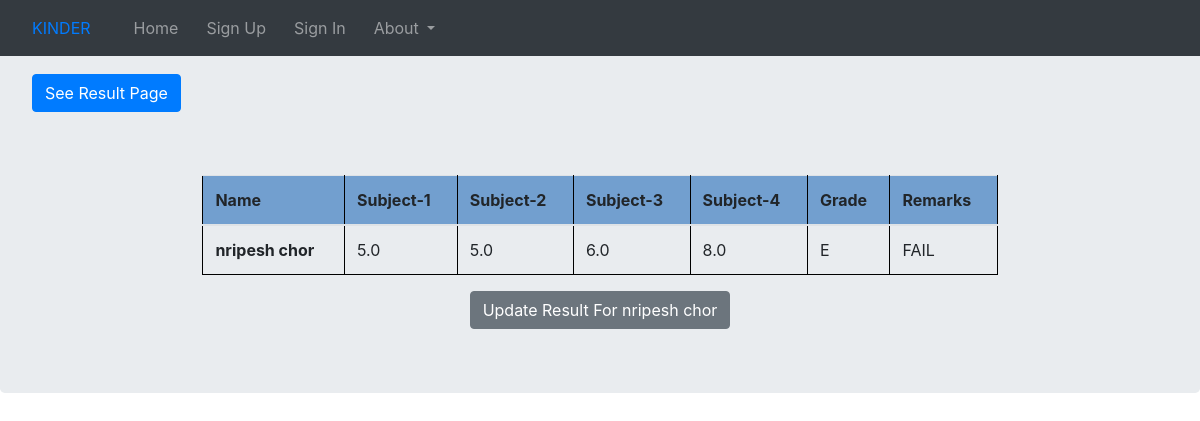
Page /home/result/1/ on the earlier database version.
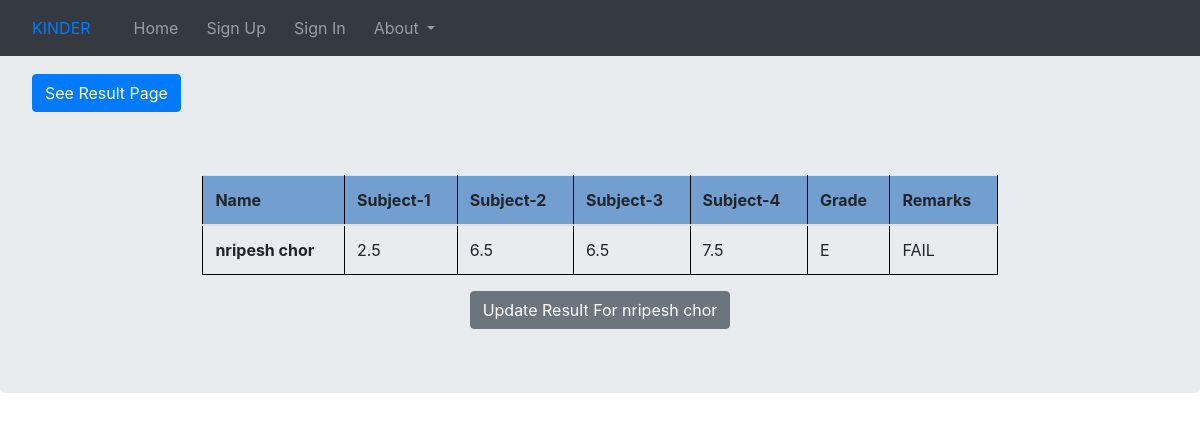
Same page on the later database version.
### second/models.py (models this page shows, shortened)
class Result(models.Model):
    name = models.ForeignKey(Attendance, on_delete=models.CASCADE)
    subject1 = models.DecimalField(max_digits=4, decimal_places=1)
    subject2 = models.DecimalField(max_digits=4, decimal_places=1)
    subject3 = models.DecimalField(max_digits=4, decimal_places=1)
    subject4 = models.DecimalField(max_digits=4, decimal_places=1)
    grade = models.CharField(max_length=2)
    remarks = models.TextField()

class Attendance(models.Model):
    full_name = models.CharField(max_length=30)
    roll = models.IntegerField()
    childid = models.IntegerField()
    present_days_count = models.PositiveIntegerField(default=0)
    def __str__(self):
        return self.full_name

### second/views.py (the view)
# urls.py: path('result/<int:pk>/', ResultDetail.as_view(), name='result-detail'),
class ResultDetail(DetailView):
    model = Result
    template_name = 'resultdetail.html'

### second/templates/resultdetail.html (shortened to what this page needs)
<!DOCTYPE html>
{% extends "base1.html" %}
{% block base2 %}
<html lang="en">
<head>
</head>
<body>
    <div class="jumbotron">
        {%if user.user_teachers != "" %}
        <a class="btn btn-primary" href="{% url 'result' %}" style="margin-left: 0px; margin-top: 10px; margin-bottom: 15px;">See Result Page</a>
           {% endif %} <center>
            <br>
            <br>
            <table class="table table-hover" id="myTable" style="width: 70%">
                <thead class="thead-gray">
                    <tr>
                        <th>Name</th>
                        <th>Subject-1</th>
                        <th>Subject-2</th>
                        <th>Subject-3</th>
                        <th>Subject-4</th>
                        <th>Grade</th>
                        <th>Remarks</th>
                    </tr>
                </thead>
                        <tr>
                        <td><b>{{result.name}}</b></td>
                        <td>{{result.subject1}}</td>
                        <td>{{result.subject2}}</td>
                        <td>{{result.subject3}}</td>
                        <td>{{result.subject4}}</td>
                        <td>{{result.grade}}</td>
                        <td>{{result.remarks}}</td>
                        </tr>
            </table>
<a class='btn btn-secondary' href="{% url 'result-update' object.id %}">Update Result For {{result.name}}</a>
            </center>
    </div>
</body>
</html>
{% endblock %}

Differences in the rows shown:
changed Result "nripesh chor": subject1 "5.0" → "2.5"; subject2 "5.0" → "6.5"; subject3 "6.0" → "6.5"; subject4 "8.0" → "7.5"
